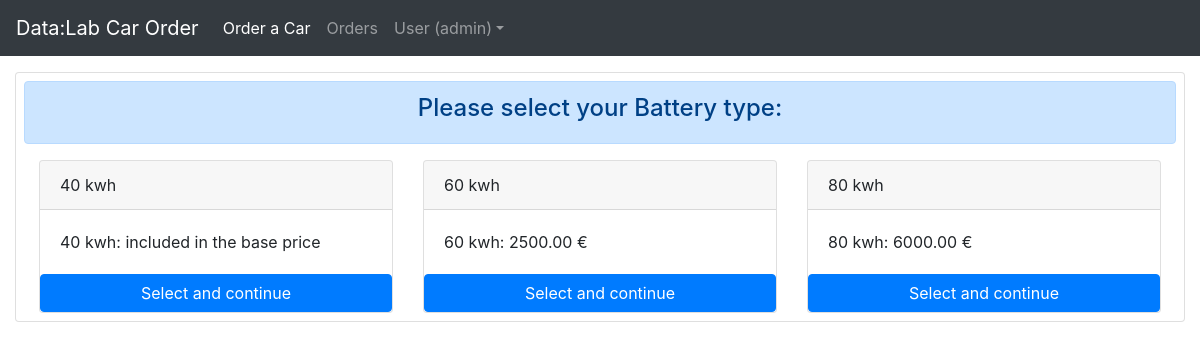
Screenshot of /configure/ (signed in) with the database file from the repository.
### app/models.py (models this page shows)
class User(AbstractUser):
    class Meta:
        db_table = 'auth_user'
    '''
    (<django.db.models.fields.AutoField: id>,
    <django.db.models.fields.CharField: password>,
    <django.db.models.fields.DateTimeField: last_login>,
    <django.db.models.fields.BooleanField: is_superuser>,
    <django.db.models.fields.CharField: username>,
    <django.db.models.fields.CharField: first_name>,
    <django.db.models.fields.CharField: last_name>,
    <django.db.models.fields.EmailField: email>,
    <django.db.models.fields.BooleanField: is_staff>,
    <django.db.models.fields.BooleanField: is_active>,
    <django.db.models.fields.DateTimeField: date_joined>)
    '''

class Battery(models.Model):
    id = models.AutoField(primary_key=True)
    name = models.CharField(max_length=150, null=False)
    amount = models.DecimalField(max_digits=6, decimal_places=2, default=0.0, null=False)
    def __str__(self):
        return self.name + ": " + (str(self.amount) + " €" if self.amount > 0 else "included in the base price")

### app/views.py (the view)
# urls.py: path(r'configure/', configure, name='configure'),
@login_required
def configure(request):
    if request.method == "POST":  # If checkout form submitted, parse all fields posted from form here to save order.
        form = OrderForm(request.POST)  # Cast form posted by request to OrderForm.
        if form.is_valid():  # Check form must be valid.
            try:
                data = request.POST.dict()  # Get all data filled in our form.
                fullname = data.get('fullname', None)  # Get fullname field value.
                battery_id = data.get('battery_id', None)  # Get battery_id field value.
                wheel_id = data.get('wheel_id', None)  # Get wheel_id field value.
                tire_id = data.get('tire_id', None)  # Get tire_id field value.
                battery = Battery.objects.get(id=battery_id)  # Check Battery is exist.
                wheel = Wheel.objects.get(id=wheel_id)  # Check Wheel is exist.
                tire = Tire.objects.get(id=tire_id)  # Check Tire is exist.
                totalAmount, discount = calculate_cost(battery.amount,
                                                       wheel.amount,
                                                       tire.amount)  # Calculate all cost of order configuration.
                form = form.save(commit=False)  # Disable commit in our form and then pass data manually.
                form.battery_id = battery.id
                form.wheel_id = wheel.id
                form.tier_id = tire.id
                form.discount = discount
                form.total_cost = totalAmount
                form.save()  # Submit form and save order.
                return render(request, "app/order.html", {'fullname': fullname,
                                                          'battery': battery.amount,
                                                          'wheel': wheel.amount,
                                                          'tire': tire.amount,
                                                          'baseAmount': settings.CAR_BASE_PRICE,
                                                          'totalAmount': totalAmount,
                                                          'discount': discount,
                                                          })
            except Exception as e:
                print(e)
        else:
            err = form.errors
            return render(request, 'app/order.html', {'form': form, 'error': err})
    else:
        form = OrderForm()
        battery = Battery.objects.all()
        return render(request, "app/order.html", {'battery': battery,
                                                  'form': form})

### app/forms.py
class OrderForm(forms.ModelForm):
    def __init__(self, *args, **kwargs):
        super(OrderForm, self).__init__(*args, **kwargs)
        for field in self.fields.values():
            field.widget.attrs = {"class": "form-control"}
        self.fields['fullname'].required = True
        self.fields['mobile'].required = True
        self.fields['email'].required = True
        self.fields['address'].required = True
        self.fields['city'].required = True
        self.fields['state'].required = False
        self.fields['zip'].required = False
    class Meta:
        model = OrderModel
        fields = {
            'fullname', 'mobile', 'email', 'address', 'city', 'state', 'zip'
        }

### app/templates/app/order.html (shortened to what this page needs)
{% extends "base.html" %}
{% load static %}
{% block content %}
    {% if baseAmount is not None %}
        {% include "app/configure/receipt.html" %}
    {% else %}
        <div class="row">
            <div class="col-sm-12">
                <div class="card">
                    <div class="form-group row m-2" id="batteriesForm">
                        {% include "app/configure/load_batteries.html" %}
                    </div>
                </div>
            </div>
        </div>
    {% endif %}
{% endblock %}

### templates/base.html (shortened to what this page needs)
{% url 'app:report' as report %}
{% url 'app:configure' as configure_cars %}
{% load static %}
<!doctype html>
<html lang="en">
<head>
    <link rel="stylesheet" href="https://maxcdn.bootstrapcdn.com/bootstrap/4.0.0/css/bootstrap.min.css"
>
    <link rel="stylesheet" href="{% static "css/app.css" %}">
</head>
<body id="container">
<nav class="navbar navbar-expand-lg navbar-dark bg-dark">
    <a class="navbar-brand" href="{% url 'app:report' %}">Data:Lab Car Order</a>
    <div class="collapse navbar-collapse" id="navbarSupportedContent">
        <ul class="navbar-nav mr-auto">
            <li class="nav-item {% if request.path == configure_cars %}active{% endif %}">
                <a class="nav-link" href="{% url 'app:configure' %}">Order a Car</a>
            </li>
            {% if request.user.is_superuser %}
                <li class="nav-item {% if request.path == report %}active{% endif %}">
                    <a class="nav-link" href="{% url 'app:report' %}">Orders</a>
                </li>
            {% endif %}
            <li class="nav-item dropdown">
                <a class="nav-link dropdown-toggle" href="#" id="dropdown01" data-toggle="dropdown"
                   aria-haspopup="true" aria-expanded="false">User ({{ user.username }})</a>
            </li>
        </ul>
    </div>
</nav>
<div class="container-fluid mt-2">
    <div class="mt-3">
        {% block content %}{% endblock %}
    </div>
</div>
</body>
</html>

### app/templates/app/configure/load_batteries.html (shortened to what this page needs)
<div class="alert alert-primary w-100 text-center" role="alert"><h4>Please select your Battery type:</h4></div>
{% for item in battery %}
    <div class="col-sm-4">
        <div class="card">
            <div class="card-header">
                {{ item.name }}
            </div>
            <div class="card-body">
                <div class="card-text">
                    {{ item }}
                </div>
            </div>
            <input type="button" class="go_step_1 btn btn-primary" data-id="{{ item.id }}"
                   data-amount="{{ item.amount }}" value="Select
                                    and continue">
        </div>
    </div>
{% endfor %}

### rows the page displays
Battery: name "40 kwh", name+amount "40 kwh: included in the base price"
Battery: name "60 kwh", name+amount "60 kwh: 2500.00 €"
Battery: name "80 kwh", name+amount "80 kwh: 6000.00 €"

### other values shown
{{ user.username }} "admin"
